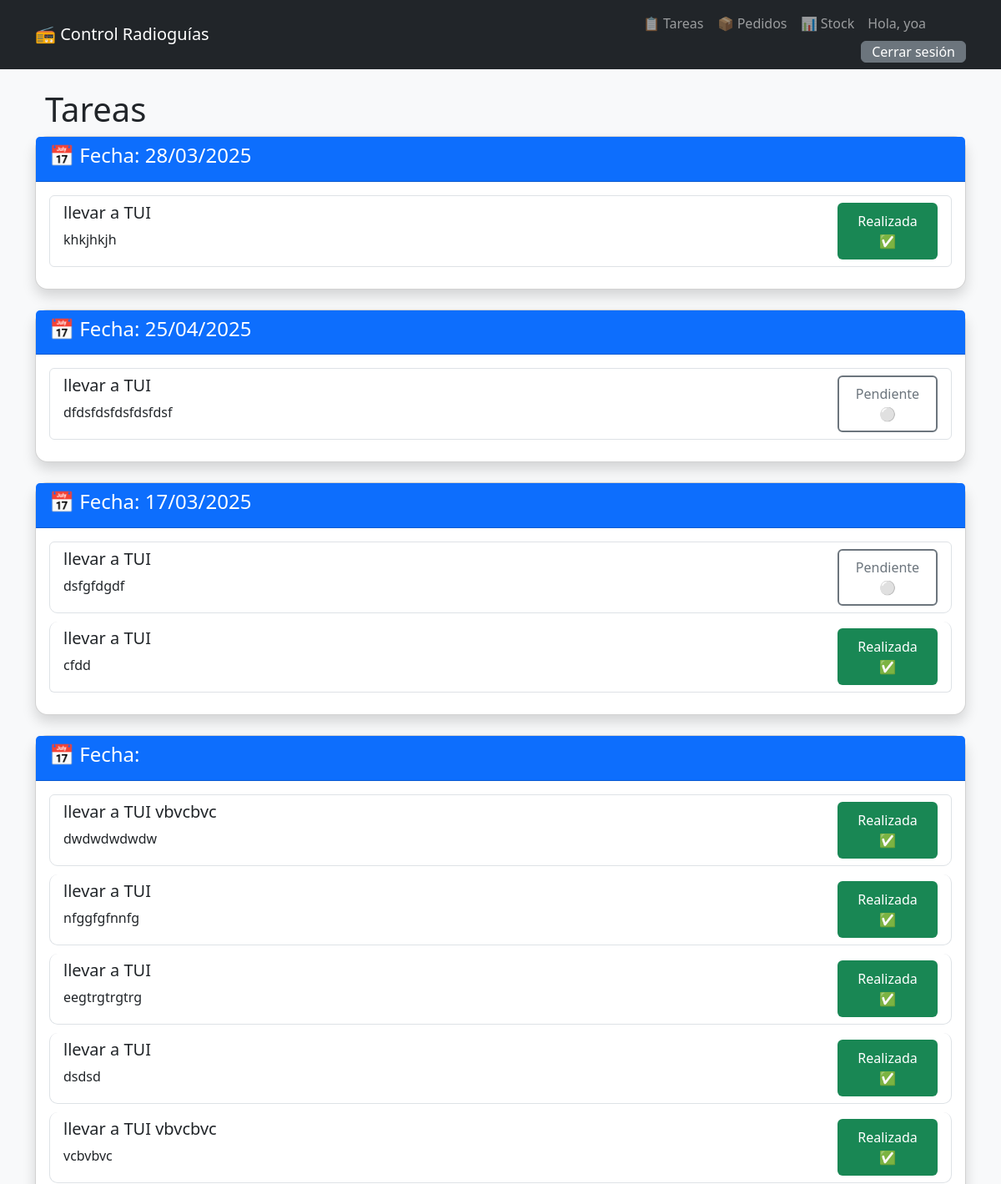
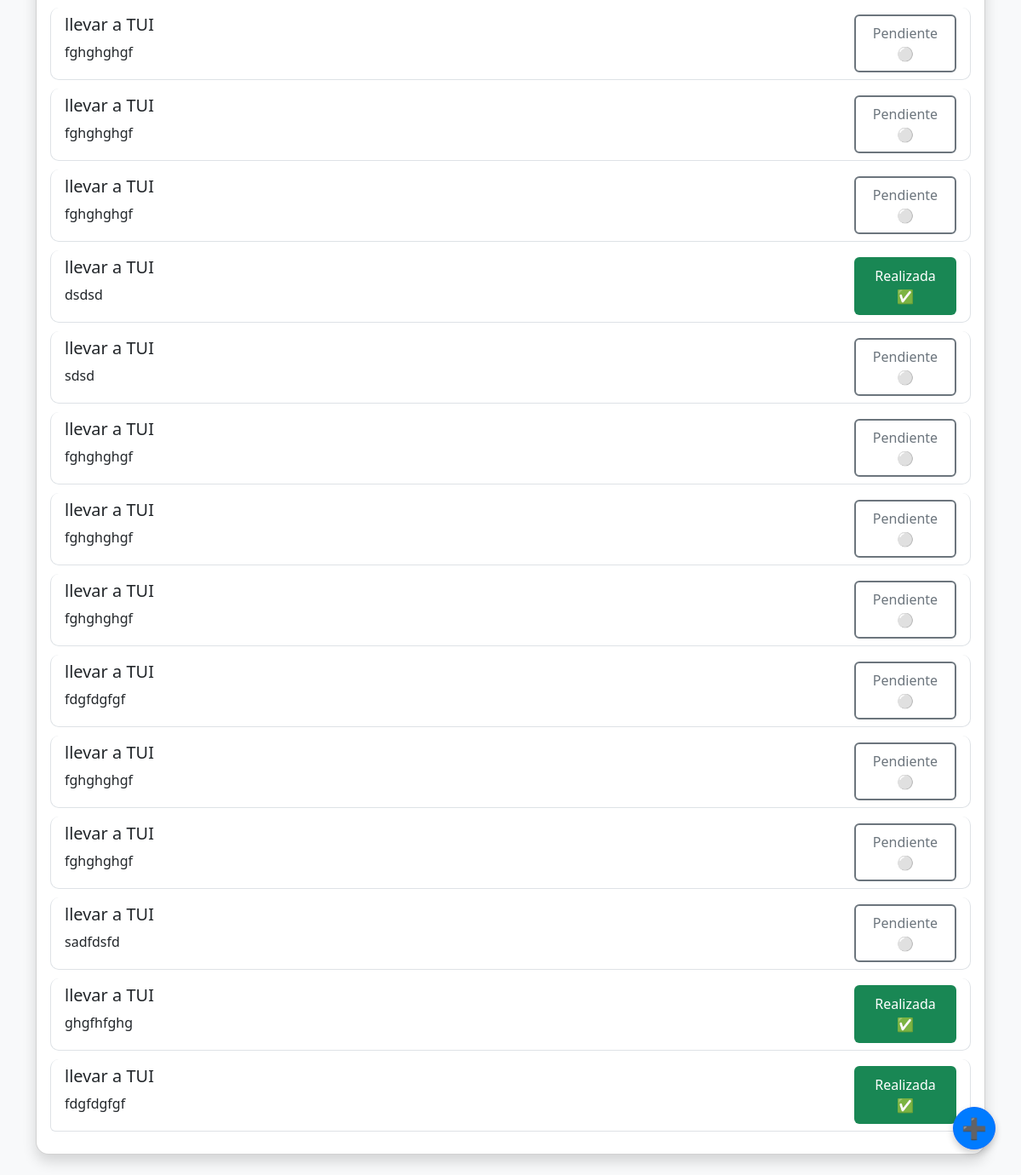
Screenshot of /tareas/ (signed in) with the database file from the repository (2 pictures, top to bottom).
### pedidos/models.py (models this page shows, shortened)
class Tarea(models.Model):
    titulo = models.CharField(max_length=200)
    descripcion = models.TextField()
    prioridad = models.CharField(max_length=20, choices=[('alta', 'Alta'), ('media', 'Media'), ('baja', 'Baja')])
    completada = models.BooleanField(default=False)
    fecha_creacion = models.DateTimeField(auto_now_add=True)
    fecha_especifica = models.DateField(null=True, blank=True)

### pedidos/views.py (the view)
# urls.py: path('tareas/', TareaListView.as_view(), name='tareas'),
@method_decorator(ensure_csrf_cookie, name='dispatch')
class TareaListView(LoginRequiredMixin, UserPassesTestMixin, ListView):
    model = Tarea
    template_name = 'pedidos/tareas.html'
    context_object_name = 'tareas'
    def test_func(self):
        return self.request.user.is_staff
    def get_queryset(self):
        try:
            tareas = Tarea.objects.all().order_by('-fecha_creacion')
            return tareas
        except Exception as e:
            print(f"Error al obtener las tareas: {e}")
            return HttpResponse(f"Error al obtener las tareas: {e}", status=500)

### pedidos/templates/pedidos/tareas.html (shortened to what this page needs)
{% extends 'pedidos/base.html' %}
{% load static %}
{% load fechas %}
{% block content %}
<div class="container">
    <div class="text-end mb-4">
        <button
            type="button"
            class="btn btn-primary btn-floating"
            data-bs-toggle="modal"
            data-bs-target="#modalNuevaTarea"
        >
            ➕
        </button>
    </div>
    <h1>Tareas</h1>
    </div>
    {% regroup tareas by fecha_especifica|date:"d/m/Y" as grouped_tareas %}
    {% for group in grouped_tareas %}
    <div class="card mb-4 shadow">
        <div class="card-header bg-primary text-white">
            <h4>📅 Fecha: {{ group.grouper }}</h4>
        </div>
        <div class="card-body">
            <div class="list-group">
                {% for tarea in group.list %}
                <div class="list-group-item">
                    <div class="d-flex flex-column flex-md-row justify-content-between align-items-start">
                        <div class="flex-grow-1 me-md-3 mb-2 mb-md-0 w-100">
                            <h5>{{ tarea.titulo }}</h5>
                            <p class="mb-0 text-break">{{ tarea.descripcion }}</p>
                        </div>
                        <div class="align-self-center">
                            <button
                                class="btn {% if tarea.completada %}btn-success{% else %}btn-outline-secondary{% endif %} btn-estado mt-2 mt-md-0"
                                data-tarea-id="{{ tarea.id }}"
                            >
                                {% if tarea.completada %}Realizada ✅{% else %}Pendiente ⚪{% endif %}
                            </button>
                        </div>
                    </div>
                </div>
                {% endfor %}
            </div>
        </div>
    </div>
    {% endfor %}
</div>
{% endblock %}

### pedidos/templates/pedidos/base.html (shortened to what this page needs)
{% load static %}
<!DOCTYPE html>
<html lang="es">
<head>
    <link href="https://cdn.jsdelivr.net/npm/bootstrap@5.3.0/dist/css/bootstrap.min.css" rel="stylesheet">
    <link href="{% static '/pedidos/css/styles.css' %}" rel="stylesheet">
</head>
<body>
    <nav class="navbar navbar-expand-lg navbar-dark bg-dark">
        <div class="container">
            <a class="navbar-brand" href="{% url 'pedidos:tareas' %}">📻 Control Radioguías</a>
            <div class="navbar-nav">
                <a class="nav-link" href="{% url 'pedidos:tareas' %}">📋 Tareas</a>
                <a class="nav-link" href="{% url 'pedidos:pedidos_lista' %}">📦 Pedidos</a>
                <a class="nav-link" href="{% url 'pedidos:stock_control' %}">📊 Stock</a>
                <div class="ml-auto">
                    {% if user.is_authenticated %}
                      <span class="nav-link">Hola, {{ user.username }}</span>
                      <a href="{% url 'pedidos:logout' %}" class="btn btn-secondary">Cerrar sesión</a>
                    {% else %}
                      <a href="{% url 'pedidos:login' %}" class="btn btn-primary">Iniciar sesión</a>
                    {% endif %}
            </div>
        </div>
    </nav>
    <div class="container mt-4">
        {% block content %}{% endblock %}
</body>
</html>

### pedidos/static/pedidos/css/styles.css (style rules this page uses)
body { background-color: #f8f9fa; }
.card { border-radius: 15px; }
.list-group-item { margin-bottom: 10px; border-radius: 10px; transition: all 0.3s ease; }
.btn-floating { background: #007bff; color: white; z-index: 1000; position: fixed; bottom: 30px; right: 30px; width: 60px; height: 60px; border-radius: 50%; font-size: 24px; display: flex; align-items: center; justify-content: center; box-shadow: 0 4px 8px rgba(0, 0, 0, 0.2); transition: all 0.3s ease; }
.btn-floating { border-radius: 50%; width: 50px; height: 50px; padding: 0; font-size: 24px; line-height: 50px; text-align: center; }
.btn-estado { transition: all 0.3s ease; min-width: 120px; min-height: 40px; padding: 8px 12px; box-sizing: border-box; }
.btn-outline-secondary { border: 2px solid #6c757d !important; }
.btn-success { border: 2px solid transparent !important; }
.btn { --bs-btn-padding-y: 0rem !important; }

### rows the page displays
Tarea: titulo "llevar a TUI", descripcion "khkjhkjh", completada "Realizada ✅"
Tarea: titulo "llevar a TUI", descripcion "dfdsfdsfdsfdsfdsf", completada "Pendiente ⚪"
Tarea: titulo "llevar a TUI", descripcion "dsfgfdgdf", completada "Pendiente ⚪"
Tarea: titulo "llevar a TUI", descripcion "cfdd", completada "Realizada ✅"
Tarea: titulo "llevar a TUI vbvcbvc", descripcion "dwdwdwdwdw", completada "Realizada ✅"
Tarea: titulo "llevar a TUI", descripcion "nfggfgfnnfg", completada "Realizada ✅"
Tarea: titulo "llevar a TUI", descripcion "eegtrgtrgtrg", completada "Realizada ✅"
Tarea: titulo "llevar a TUI", descripcion "dsdsd", completada "Realizada ✅"
Tarea: titulo "llevar a TUI vbvcbvc", descripcion "vcbvbvc", completada "Realizada ✅"
Tarea: titulo "llevar a TUI", descripcion "fghghghgf", completada "Pendiente ⚪"
Tarea: titulo "llevar a TUI", descripcion "fghghghgf", completada "Pendiente ⚪"
Tarea: titulo "llevar a TUI", descripcion "fghghghgf", completada "Pendiente ⚪"
Tarea: titulo "llevar a TUI", descripcion "dsdsd", completada "Realizada ✅"
Tarea: titulo "llevar a TUI", descripcion "sdsd", completada "Pendiente ⚪"
Tarea: titulo "llevar a TUI", descripcion "fghghghgf", completada "Pendiente ⚪"
Tarea: titulo "llevar a TUI", descripcion "fghghghgf", completada "Pendiente ⚪"
Tarea: titulo "llevar a TUI", descripcion "fghghghgf", completada "Pendiente ⚪"
Tarea: titulo "llevar a TUI", descripcion "fdgfdgfgf", completada "Pendiente ⚪"
Tarea: titulo "llevar a TUI", descripcion "fghghghgf", completada "Pendiente ⚪"
Tarea: titulo "llevar a TUI", descripcion "fghghghgf", completada "Pendiente ⚪"
Tarea: titulo "llevar a TUI", descripcion "sadfdsfd", completada "Pendiente ⚪"
Tarea: titulo "llevar a TUI", descripcion "ghgfhfghg", completada "Realizada ✅"
Tarea: titulo "llevar a TUI", descripcion "fdgfdgfgf", completada "Realizada ✅"

### other values shown
{{ user.username }} "yoa"
{{ group.grouper }} "28/03/2025" "25/04/2025" "17/03/2025"
